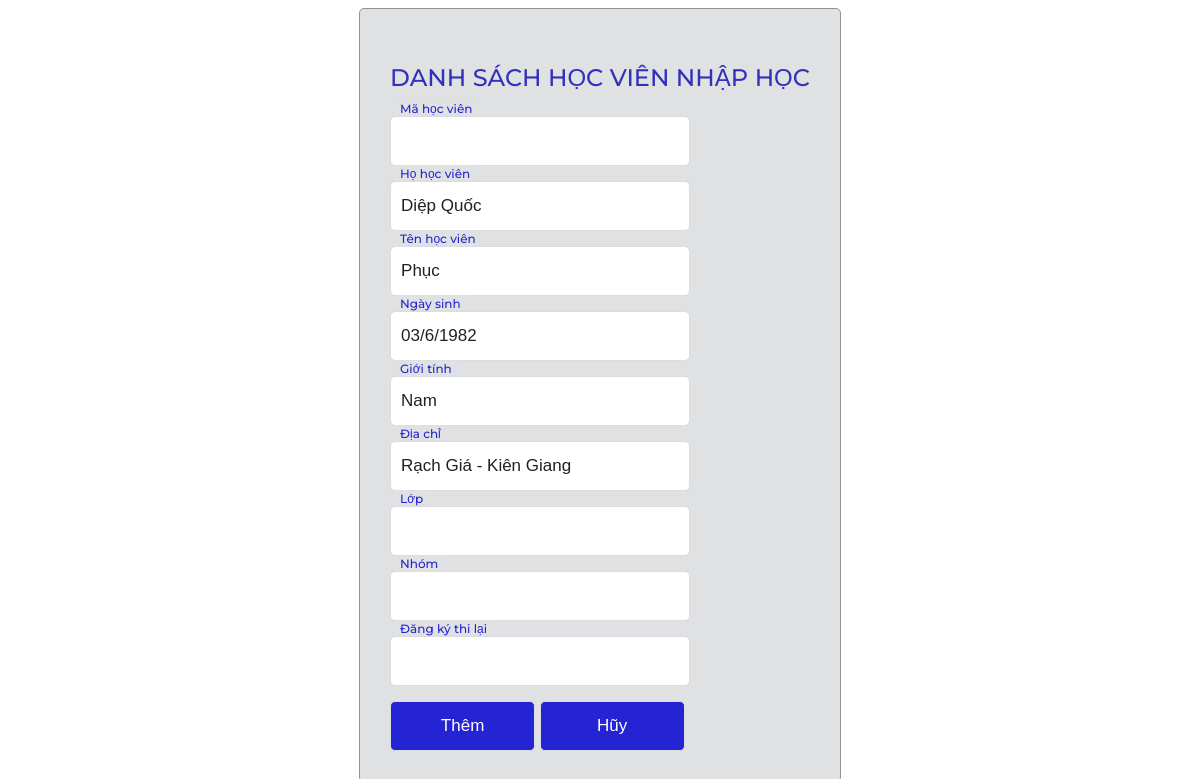
Screenshot of /hocvien/hvnhaphoc.php?id=1 with the database file from the repository.
### tables this page shows
CREATE TABLE `dangky` (
  `id` int(11) NOT NULL,
  `hohocvien` varchar(50) NOT NULL,
  `tenhocvien` varchar(10) NOT NULL,
  `ngaysinh` varchar(20) NOT NULL,
  `gioitinh` varchar(3) NOT NULL,
  `hokhau` varchar(200) NOT NULL,
  `dienthoai` varchar(10) NOT NULL,
  `hang` varchar(2) NOT NULL
);

### hocvien/hvnhaphoc.php (the view, shortened to what this page needs)
<!DOCTYPE html>
<html lang="en">
<head>
</head>
<body>
<?php
	$id = $_GET['id'];
	include('connect.php');
	$sql="SELECT * FROM dangky WHERE id='$id'";
	$rs=mysqli_query($conn,$sql);
    $row=mysqli_fetch_array($rs);
?>
    <div id="wrapper">
        <form id="form2" action="luuhocvien.php" method="post" role="form">
            <h3>DANH SÁCH HỌC VIÊN NHẬP HỌC</h3>
            <div class="form-group">
                <input type="text" name="mahv" id="mahv" value="">
                <label for="">Mã học viên</label>
            </div>
            <div class="form-group">
                <input type="text" name="hohocvien" id="hohocvien" value="<?php echo $row['hohocvien'];?>">
                <label for="">Họ học viên</label>
            </div>
            <div class="form-group">
                <input type="tenhocvien" name="tenhocvien" id="tenhocvien" value="<?php echo $row['tenhocvien'];?>">
                <label for="">Tên học viên</label>
            </div>
            <div class="form-group">
                <input type="text" name="ngaysinh" id="ngaysinh" value="<?php echo $row['ngaysinh'];?>">
                <label for="">Ngày sinh</label>
            </div>
            <div class="form-group">
                <input type="text" name="gioitinh" id="gioitinh" value="<?php echo $row['gioitinh'];?>">
                <label for="">Giới tính</label>
            </div>
            <div class="form-group">
                <input type="text" name="hokhau" id="hokhau" value="<?php echo $row['hokhau'];?>">
                <label for="">Địa chỉ</label>
            </div>
            <div class="form-group">
                <input type="text" name="malop" id="malop" value="">
                <label for="">Lớp</label>
            </div>
            <div class="form-group">
                <input type="text" name="nhom" id="nhom" value="">
                <label for="">Nhóm</label>
            </div>
            <div class="form-group">
                <input type="text" name="dangkythilai" id="dangkythilai" value="">
                <label for="">Đăng ký thi lại</label>
            </div>
            <input type="submit" value= "Thêm" id="btn-login">
            <form id="form2" action="dshocvien.php" method="post" role="form">
            <input type="reset" value= "Hũy" id="btn-reset" >
            </form>
        </form>
    </div>
</body>
</html>

### hocvien/hvnhaphoc.php (style rules this page uses)
* { box-sizing: border-box; }
body { font-family: 'Montserrat', sans-serif; font-size: 17px; }
#wrapper { display:flex; justify-content: center; align-items: center; min-height: 80vh; }
form { border: 1px solid #929394; border-radius: 5px; padding: 30px; background:#e0e1e2 ; }
h3 { text-align: center; font-size: 24px; font-weight: 500; color: rgb(49, 49, 187); }
.form-group { margin-bottom: 15px; position: relative; }
input { height: 50px; width: 300px; outline: none; border: 1px solid #dadce0; padding: 10px; border-radius: 5px; font-size: inherit; color: #202124; transition: all 0.3s ease-in-out; }
label { position: absolute; padding: 0px 5px ; left: 5px; top:50%; pointer-events: none; transform: translateY(-50%); background: white; transition: all 0.3s ease-in-out; }
.form-group input:focus + label, .form-group input:valid + label { top:-8px; font-size: 12px; font-weight: 500; color: rgb(36, 36, 212); background: #e0e1e2; }
input#btn-login { width:145px; background: rgb(36, 36, 212); color: white; cursor: pointer; }
input#btn-reset { width:145px; background: rgb(36, 36, 212); color: white; cursor: pointer; }

### rows the page displays
dangky: hohocvien "Diệp Quốc", tenhocvien "Phục", ngaysinh "03/6/1982", gioitinh "Nam", hokhau "Rạch Giá - Kiên Giang"
